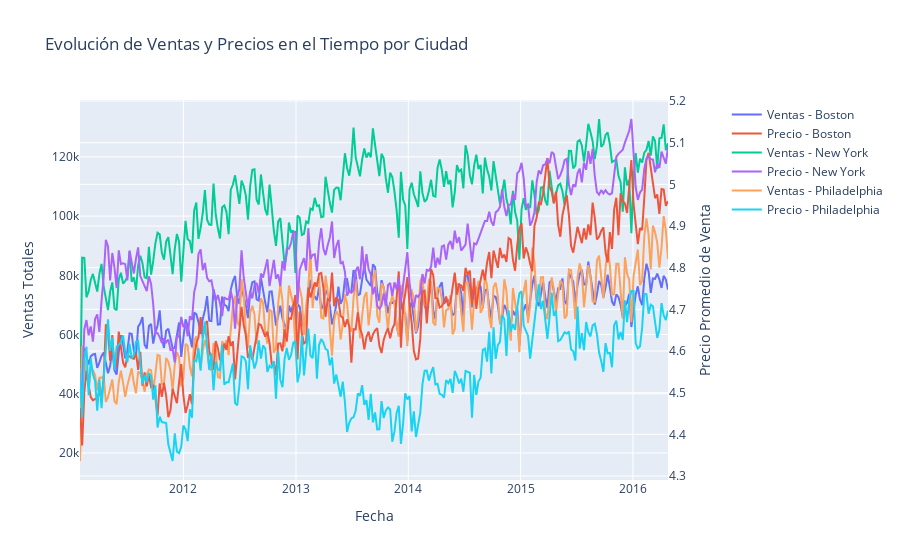

Notebook code for this chart:
### Markdown cell above
### 1.4.2. Evolución de las Ventas y Precios en el Tiempo por Ciudad

### Code cell
# Asegurarse de que la columna 'date' esté en formato datetime
df_temp['date'] = pd.to_datetime(df_temp['date'], errors='coerce')

# Filtrar y agrupar datos para ventas y precios por semana y ciudad
ventas_precios_semana_ciudad = df_temp.groupby(['region', pd.Grouper(key='date', freq='W')]).agg({'sales': 'sum', 'sell_price': 'mean'}).reset_index()

# Crear gráfico interactivo con Plotly
fig = go.Figure()

for city in ventas_precios_semana_ciudad['region'].unique():
    city_data = ventas_precios_semana_ciudad[ventas_precios_semana_ciudad['region'] == city]
    fig.add_trace(go.Scatter(x=city_data['date'], y=city_data['sales'], mode='lines', name=f'Ventas - {city}'))
    fig.add_trace(go.Scatter(x=city_data['date'], y=city_data['sell_price'], mode='lines', name=f'Precio - {city}', yaxis='y2'))

fig.update_layout(
    title='Evolución de Ventas y Precios en el Tiempo por Ciudad',
    xaxis_title='Fecha',
    yaxis_title='Ventas Totales',
    yaxis2=dict(title='Precio Promedio de Venta', overlaying='y', side='right'),
    legend=dict(x=1.1, y=1)
)

fig.show()

### Figure 1 — Plotly figure (JSON) as saved in the notebook; plotly's stock layout.template omitted (floating-point values rounded to 4 significant figures; data arrays with more than 128 entries replaced by an {"elided": "..."} marker saying what was removed)
{"data": [{"mode": "lines", "name": "Ventas - Boston", "type": "scatter", "x": {"elided": "274 str values"}, "y": {"elided": "274 int values"}}, {"mode": "lines", "name": "Precio - Boston", "type": "scatter", "x": {"elided": "274 str values"}, "y": {"elided": "274 float values"}, "yaxis": "y2"}, {"mode": "lines", "name": "Ventas - New York", "type": "scatter", "x": {"elided": "274 str values"}, "y": {"elided": "274 int values"}}, {"mode": "lines", "name": "Precio - New York", "type": "scatter", "x": {"elided": "274 str values"}, "y": {"elided": "274 float values"}, "yaxis": "y2"}, {"mode": "lines", "name": "Ventas - Philadelphia", "type": "scatter", "x": {"elided": "274 str values"}, "y": {"elided": "274 int values"}}, {"mode": "lines", "name": "Precio - Philadelphia", "type": "scatter", "x": {"elided": "274 str values"}, "y": {"elided": "274 float values"}, "yaxis": "y2"}], "layout": {"legend": {"x": 1.1, "y": 1}, "title": {"text": "Evolución de Ventas y Precios en el Tiempo por Ciudad"}, "xaxis": {"title": {"text": "Fecha"}}, "yaxis": {"title": {"text": "Ventas Totales"}}, "yaxis2": {"overlaying": "y", "side": "right", "title": {"text": "Precio Promedio de Venta"}}}}
